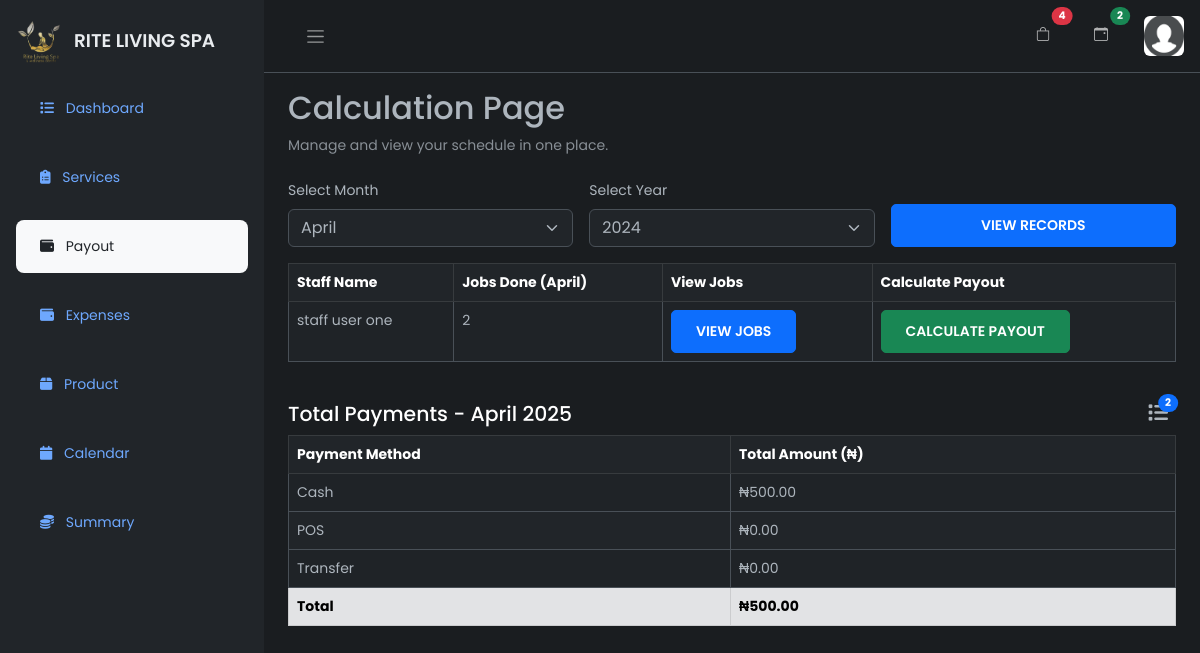
/calculate (signed in), run on the app's committed database.
### firstApp/models.py (models this page shows, shortened)
class CustomUser(AbstractBaseUser, PermissionsMixin):
    email = models.EmailField(unique=True)
    first_name = models.CharField(max_length=255, blank=True)
    last_name = models.CharField(max_length=255, blank=True)
    is_secretary = models.BooleanField(blank=True, null=True, default=False)
    is_not_secretary = models.BooleanField(blank=True, null=True, default=False)
    is_admin = models.BooleanField(blank=True, null=True, default=False)
    is_active = models.BooleanField(default=True)
    is_staff = models.BooleanField(default=False)
    date_joined = models.DateTimeField(default=timezone.now)
    objects = CustomUserManager()
    USERNAME_FIELD = 'email'
    REQUIRED_FIELDS = []  # You can add more fields here like ['full_name']

### firstApp/decorators.py (the view)
    def _wrapped_view(request, *args, **kwargs):
        if not (request.user.is_admin or request.user.is_secretary):
            return HttpResponseForbidden("You are not authorized to view this page.")
        return view_func(request, *args, **kwargs)

### firstApp/templates/auth/calculate.html (shortened to what this page needs)
{% extends 'auth/maindash.html' %}
{% load static %}
{% block content %}
<div class="main">
    {% include 'auth/nav.html' %}
    <main class="content px-4 py-3" style="max-height: 90vh; overflow-y: auto;">
        <div class="mb-4">
            <h2>Calculation Page</h2>
            <p class="text-muted">Manage and view your schedule in one place.</p>
        </div>
        <form method="GET" class="row g-3 mb-3">
            <div class="col-md-4">
                <label for="month" class="form-label">Select Month</label>
                <select class="form-select" id="month" name="month">
                    <option value="4" selected>April</option>
                </select>
            </div>
            <div class="col-md-4">
                <label for="year" class="form-label">Select Year</label>
                <select class="form-select" id="year" name="year">
                    <option value="2024" selected>2024</option>
                </select>
            </div>
            <div class="col-md-4 d-flex align-items-end">
                <button type="submit" class="btn btn-primary w-100">View Records</button>
            </div>
        </form>
        <div class="table-responsive" style="max-height: 200px; overflow-y: auto;">
            <table class="table table-bordered table-striped">
                <thead class="table-dark sticky-top">
                    <tr>
                        <th>Staff Name</th>
                        <th>Jobs Done ({{ month_name }})</th>
                        <th>View Jobs</th>
                        <th>Calculate Payout</th>
                    </tr>
                </thead>
                <tbody>
                    {% for staff in staff_jobs %}
                    <tr>
                        <td>{{ staff.staff_name__first_name }} {{ staff.staff_name__last_name }}</td>
                        <td>{{ staff.jobs_done }}</td>
                        <td>
                            <button class="btn btn-sm btn-primary view-jobs-btn"
                                data-staff-id="{{ staff.staff_name__id }}"
                                data-staff-name="{{ staff.staff_name__first_name }} {{ staff.staff_name__last_name }}">View
                                Jobs
                            </button>
                        </td>
                        <td><button class="btn btn-sm btn-success">Calculate Payout</button></td>
                    </tr>
                    {% empty %}
                    <tr>
                        <td colspan="4" class="text-center">No records found for this period.</td>
                    </tr>
                    {% endfor %}
                </tbody>
            </table>
        </div>
        <div class="mt-4">
            <div class="d-flex justify-content-between align-items-center mb-2">
                <h4 class="mb-0">Total Payments - {{ month_name }} {{ year }}</h4>
                <li class="nav-item list-unstyled me-2 position-relative">
                    <a href="#" class="nav-link" data-bs-toggle="modal" data-bs-target="#allJobsModal">
                        <i class="fa-solid fa-list fs-5"></i>
                        <span class="position-absolute top-0 start-100 translate-middle badge rounded-pill bg-primary">
                            {{ all_jobs.count }}
                        </span>
                    </a>
                </li>
            </div>
            <div class="table-responsive">
                <table class="table table-bordered table-striped">
                    <thead class="table-dark">
                        <tr>
                            <th>Payment Method</th>
                            <th>Total Amount (₦)</th>
                        </tr>
                    </thead>
                    <tbody>
                        <tr>
                            <td>Cash</td>
                            <td>₦{{ payment_summary.cash|floatformat:2 }}</td>
                        </tr>
                        <tr>
                            <td>POS</td>
                            <td>₦{{ payment_summary.pos|floatformat:2 }}</td>
                        </tr>
                        <tr>
                            <td>Transfer</td>
                            <td>₦{{ payment_summary.transfer|floatformat:2 }}</td>
                        </tr>
                        <tr class="table-secondary">
                            <th>Total</th>
                            <th>₦{{payment_summary.cash|add:payment_summary.pos|add:payment_summary.transfer|floatformat:2}}</th>
                        </tr>
                    </tbody>
                </table>
            </div>
        </div>
    </main>
</div>
{% endblock %}

### static/firstApp/css/dashboard.css (style rules this page uses)
:root { --c-dark: #212529; --c-brand: #4e57d4; --c-brand-light: #6970dd; --c-brand-rgb: 78, 87, 212; --c-body: #727272; --font-base: "Poppins", sans-serif; --box-shadow: 0px 15px 25px rgba(0,0,0,0.08); --transition: all 0.5s ease; }
body { font-family: 'Poppins', sans-serif; font-size: 0.875rem; opacity: 1; overflow-y: hidden; margin: 0; }
a { cursor: pointer; text-decoration: none; font-family: 'Poppins', sans-serif; }
.btn { font-weight: 600; font-size: 14px; text-transform: uppercase; border-radius: 5px; padding: 10px 24px; }
li { list-style: none; }
h4 { font-family: 'Poppins', sans-serif; font-size: 1.275rem; color: var(--bs-emphasis-color); }
.main { display: flex; flex-direction: column; min-height: 100vh; min-width: 0; overflow: hidden; transition: all 0.35s ease-in-out; width: 100%; background: var(--bs-dark-bg-subtle); }
.content { flex: 1; max-width: 100vw; width: 100vw; }
@media (min-width:768px) { .content { max-width: auto; width: auto; } }

### data on the page
CustomUser: staff_name__first_name "staff user", staff_name__last_name "one", jobs_done "2"

### other printed values
{{ order_count }} "4"
{{ total_bookings }} "2"
{{ month_name }} "April"
{{ year }} "2025"
{{ all_jobs.count }} "2"
{{ payment_summary.cash|floatformat:2 }} "500.00"
{{ payment_summary.pos|floatformat:2 }} "0.00"
{{ payment_summary.transfer|floatformat:2 }} "0.00"
